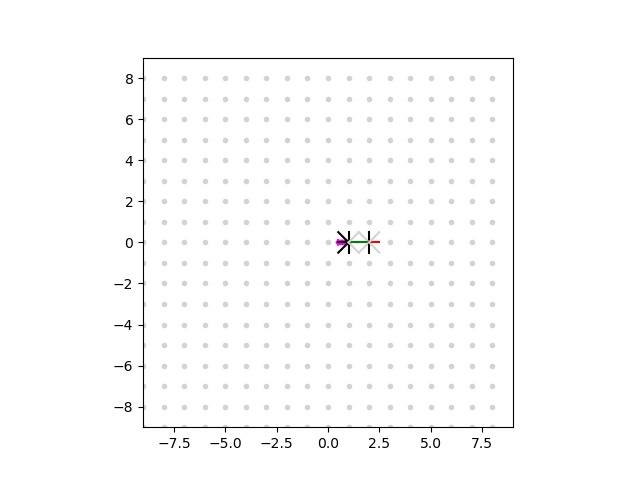

This chart was generated by the following Python code:
import matplotlib.pyplot as plt
from enum import Enum
import math
from queue import PriorityQueue

# Heading deltas
HEADING_DELTAS = {
    0: (0, 1),    # North
    1: (-1, 1),   # Northwest
    2: (-1, 0),   # West
    3: (-1, -1),  # Southwest
    4: (0, -1),   # South
    5: (1, -1),   # Southeast
    6: (1, 0),    # East
    7: (1, 1),    # Northeast
}

# Drawing deltas are half-length for visualization
DRAW_DELTAS = {h: (dx * 0.5, dy * 0.5) for h, (dx, dy) in HEADING_DELTAS.items()}

class STATUS(Enum):
    UNKNOWN     = 0
    NONEXISTENT = 1
    UNEXPLORED  = 2
    DEADEND     = 3
    CONNECTED   = 4


class Intersection:
    def __init__(self, x, y):
        self.x = x
        self.y = y
        self.streets = [STATUS.UNKNOWN for _ in range(8)]
        self.blocked = [False for _ in range(8)]  # ← blockage flags per heading
        self.cost = float('inf')
        self.direction_to_goal = None
        self.prize_distances = {}

    def set_blocked(self, heading, is_blocked=True):
        """Mark a given heading as blocked or unblocked."""
        self.blocked[heading] = is_blocked

    def clear_blocked(self):
        """Clear all blocked flags."""
        self.blocked = [False for _ in range(8)]

    def set_prize_distance(self, prize_id, distance):
        self.prize_distances[prize_id] = distance

    def get_prize_distance(self, prize_id):
        return self.prize_distances.get(prize_id, None)


class Map:
    def __init__(self):
        self.intersections = {}
        self.x = 0
        self.y = 0
        self.heading = 0

    def update_intersection_prize_distances(self, nfc_id, inter_prize_distance_dict):
        """Update prize distances for this intersection using the latest dict from ROS."""
        intersection = self.getintersection(self.x, self.y)  # <- Update current location
        if nfc_id in inter_prize_distance_dict:
            for prize_id, distance in inter_prize_distance_dict[nfc_id].items():
                intersection.set_prize_distance(prize_id, distance)

    def possible_prize_locations(self, prize_id):
        """Return all pairs of intersections with distance 0.5 to the prize."""
        intersections = [inter for inter in self.intersections.values()
                         if abs(inter.get_prize_distance(prize_id) or 99 - 0.5) < 1e-3]
        candidates = []
        for i, inter1 in enumerate(intersections):
            for inter2 in intersections[i+1:]:
                candidates.append((inter1, inter2))
        return candidates

    def steepest_descent_intersection(self, prize_id):
        """Return the intersection with the smallest non-0.5 known distance to the prize."""
        best = None
        best_dist = float('inf')
        for inter in self.intersections.values():
            d = inter.get_prize_distance(prize_id)
            if d is not None and abs(d - 0.5) > 1e-3 and d < best_dist:
                best = inter
                best_dist = d
        return best

    def unexplored_intersections_for_prize(self, prize_id):
        """Return intersections where we have not yet read the prize distance."""
        return [inter for inter in self.intersections.values()
                if inter.get_prize_distance(prize_id) is None]

    def clear_all_blockages(self):
        """UI ‘clear’ command: remove every blockage flag from every intersection."""
        for inter in self.intersections.values():
            inter.clear_blocked()

    def getintersection(self, x, y):
        if (x, y) not in self.intersections:
            self.intersections[(x, y)] = Intersection(x, y)
        return self.intersections[(x, y)]

    def getstreet(self, x, y, heading):
        return self.getintersection(x, y).streets[heading]

    def setstreet(self, x, y, heading, status):
        inter = self.getintersection(x, y)
        existing = inter.streets[heading]
        # Do not downgrade UNEXPLORED to UNKNOWN
        if existing == STATUS.UNEXPLORED and status in (STATUS.UNKNOWN, STATUS.NONEXISTENT):
            print(f"[WARN] Not downgrading unexplored street ({x}, {y}) h={heading}")
            return
        # Never downgrade CONNECTED/DEADEND/NONEXISTENT
        if existing in (STATUS.CONNECTED, STATUS.DEADEND, STATUS.NONEXISTENT) and existing != status:
            print(f"[WARN] Not downgrading street ({x}, {y}) h={heading}")
            return
        inter.streets[heading] = status

    def updateheading(self, turn_amt):
        self.heading = (self.heading + turn_amt) % 8

    def updatemove(self):
        dx, dy = HEADING_DELTAS[self.heading]
        self.x += dx
        self.y += dy

    def showwithrobot(self, xpose, ypose, hpose, fname="map.png"):
        """
        Plot the map, including streets and robot heading,
        then save to a PNG and pause so it renders on‐screen.
        """
        plt.ion()
        plt.clf()
        ax = plt.axes()
        ax.set_xlim(-9, 9)
        ax.set_ylim(-9, 9)
        ax.set_aspect('equal')
        ax.grid(False)

        # draw grid dots
        for xi in range(-9, 9):
            for yi in range(-9, 9):
                ax.plot(xi, yi, 'o', markersize=3, color='lightgray')

        # draw each street and blockage
        for (ix, iy), inter in self.intersections.items():
            for h, status in enumerate(inter.streets):
                dx, dy = DRAW_DELTAS[h]
                xfrom, yfrom = ix, iy
                xto, yto = ix + dx, iy + dy
                # choose color by status
                color_map = {
                    STATUS.UNKNOWN:     'black',
                    STATUS.NONEXISTENT: 'lightgray',
                    STATUS.UNEXPLORED:  'blue',
                    STATUS.DEADEND:     'red',
                    STATUS.CONNECTED:   'green',
                }
                c = color_map[status]
                # always solid line
                ax.plot([xfrom, xto], [yfrom, yto], '-', color=c)

                # overlay blockage marker if blocked
                if inter.blocked[h]:
                    mx, my = (xfrom + xto) / 2, (yfrom + yto) / 2
                    ax.plot(mx, my, marker='x', markersize=8, color='red', markeredgewidth=2)

            # optionally draw Dijkstra arrows
            if inter.direction_to_goal is not None:
                dx, dy = DRAW_DELTAS[inter.direction_to_goal]
                ax.arrow(ix, iy, dx, dy, head_width=0.1, color='orange')

        # draw the robot’s own pose
        dxh, dyh = HEADING_DELTAS[hpose]
        mag = math.hypot(dxh, dyh) or 1
        ux, uy = dxh/mag, dyh/mag
        length = 0.5
        ax.arrow(xpose, ypose, ux*length, uy*length,
                 width=0.2, head_width=0.3, head_length=0.1,
                 color='magenta')

        # save to disk
        plt.pause(0.001)
        if fname:
            plt.savefig(fname)

    def show(self, fname="map.png"):
        self.showwithrobot(self.x, self.y, self.heading, fname)

    def cleargoal(self):
        for inter in self.intersections.values():
            inter.cost = float('inf')
            inter.direction_to_goal = None

    def setgoal(self, xgoal, ygoal):
        print(f"Clearing previous goal data…")
        self.cleargoal()
        if (xgoal, ygoal) not in self.intersections:
            print(f"Goal ({xgoal},{ygoal}) not on map; cannot set goal.")
            return
        goal = self.getintersection(xgoal, ygoal)
        goal.cost = 0
        print(f"Goal node at ({xgoal},{ygoal}) cost set to 0")
        q = PriorityQueue()
        q.put((0, xgoal, ygoal))
        while not q.empty():
            cost, x, y = q.get()
            inter = self.getintersection(x, y)
            if cost > inter.cost:
                continue
            for h in range(8):
                if inter.streets[h] == STATUS.CONNECTED and not inter.blocked[h]:
                    dx, dy = HEADING_DELTAS[h]
                    xn, yn = x + dx, y + dy
                    neighbor = self.getintersection(xn, yn)
                    new_cost = cost + math.hypot(dx, dy)
                    if new_cost < neighbor.cost:
                        neighbor.cost = new_cost
                        neighbor.direction_to_goal = (h + 4) % 8
                        q.put((new_cost, xn, yn))
            self.showwithrobot(self.x, self.y, self.heading)
        if goal.cost == float('inf'):
            print(f"[WARN] Goal ({xgoal},{ygoal}) unreachable.")
        else:
            print(f"Done. Goal tree built, goal cost={goal.cost:.1f}")

    def skipped_directions(self, turn_number):
        skipped = []
        old = self.heading
        if turn_number > 0:
            for i in range(1, turn_number):
                skipped.append((old - i) % 8)
        elif turn_number < 0:
            for i in range(1, -turn_number):
                skipped.append((old + i) % 8)
        return skipped

    def auto_connect_opposing_unexplored(self):
        """If two unexplored streets are opposite each other (i.e. 
        intersection (0, 0), heading 6 is unexplored, as well as at intersection 
        (1, 0), heading 2 is also unexplored), connect them automatically."""
        to_connect = set()
        for (x, y), inter in self.intersections.items():
            for h in range(8):
                if inter.streets[h] == STATUS.UNEXPLORED:
                    dx, dy = HEADING_DELTAS[h]
                    xn, yn = x + dx, y + dy
                    neighbor = self.intersections.get((xn, yn))
                    opp_h = (h + 4) % 8
                    if neighbor:
                        nstatus = neighbor.streets[opp_h]
                        if nstatus in (STATUS.UNEXPLORED, STATUS.UNKNOWN):
                            key = tuple(sorted([((x, y), h), ((xn, yn), opp_h)]))
                            to_connect.add(key)
        for ((x1, h1), (x2, h2)) in to_connect:
            self.setstreet(x1[0], x1[1], h1, STATUS.CONNECTED)
            self.setstreet(x2[0], x2[1], h2, STATUS.CONNECTED)
            print(f"[AUTO-CONNECT] Connected {x1} ↔ {x2} via headings {h1} and {h2}")
        
            # Mark ±45° adjacent streets as NONEXISTENT if they are still UNKNOWN
            for off in (-1, 1):
                adj1 = (h1 + off) % 8
                if self.getstreet(x1[0], x1[1], adj1) == STATUS.UNKNOWN:
                    self.setstreet(x1[0], x1[1], adj1, STATUS.NONEXISTENT)

                adj2 = (h2 + off) % 8
                if self.getstreet(x2[0], x2[1], adj2) == STATUS.UNKNOWN:
                    self.setstreet(x2[0], x2[1], adj2, STATUS.NONEXISTENT)
